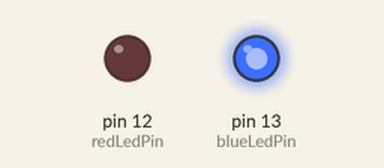
The sketch below on a simulated Arduino Uno, built with avr-gcc and run on an emulated ATmega328P. Shown: output pins drawn as LEDs (lit = HIGH).

Above: at 1.0 s.
At 3.0 s:
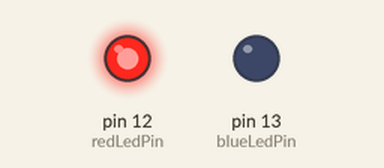
Timing chart, 0 to 5.2 s (numbered marks = the images above):
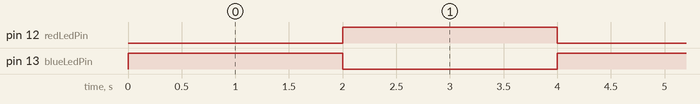

Measured:
- by itself, pin 12 (redLedPin), pin 13 (blueLedPin): alternates HIGH for 2.0 s and LOW for 2.0 s

The sketch:

sketch_lab2.ino
```cpp
int blueLedPin = 13; //Blue light is connected to pin 13 of the Arduino
int redLedPin = 12; //Red light is connected to pin 14 of the Arduino
int delayTime = 2000; //Number of milliseconds the LED's will be on for

void setup() {
  // put your setup code here, to run once:
  pinMode(blueLedPin, OUTPUT); //Setup the Blue LED pin as an output pin
  pinMode(redLedPin, OUTPUT); // Setup the Red LED as an outpin pin
}

void loop() {
  // put your main code here, to run repeatedly:
  digitalWrite(blueLedPin, HIGH); //Turn on the blue LED
  digitalWrite(redLedPin, LOW); //Turn off the red LED
  delay(delayTime);
  digitalWrite(blueLedPin, LOW); //Turn off the blue LED
  digitalWrite(redLedPin, HIGH); //Turn on the red LED
  delay(delayTime);


}
```
